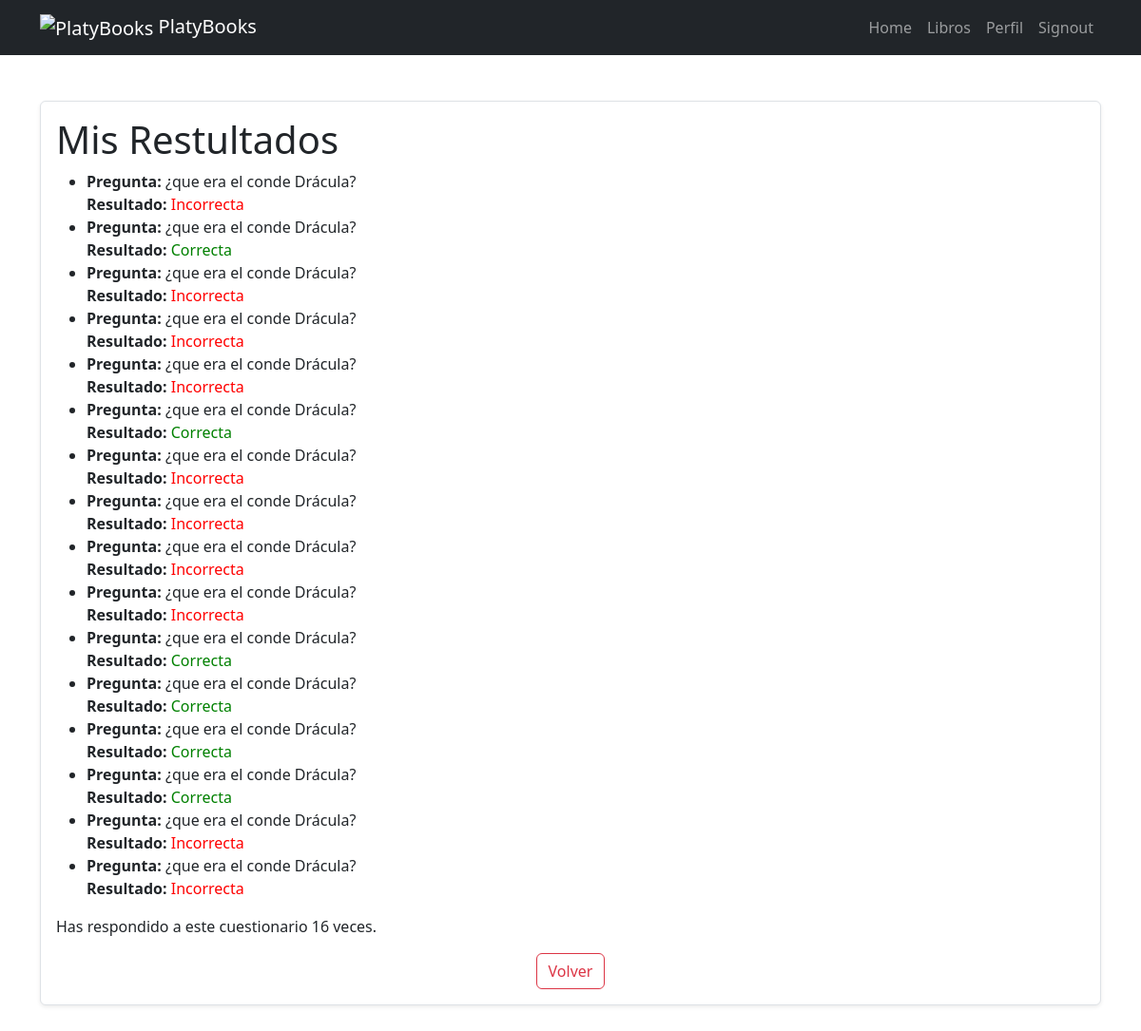
/quiz_result/1 (signed in), run on an earlier commit of the app's database.
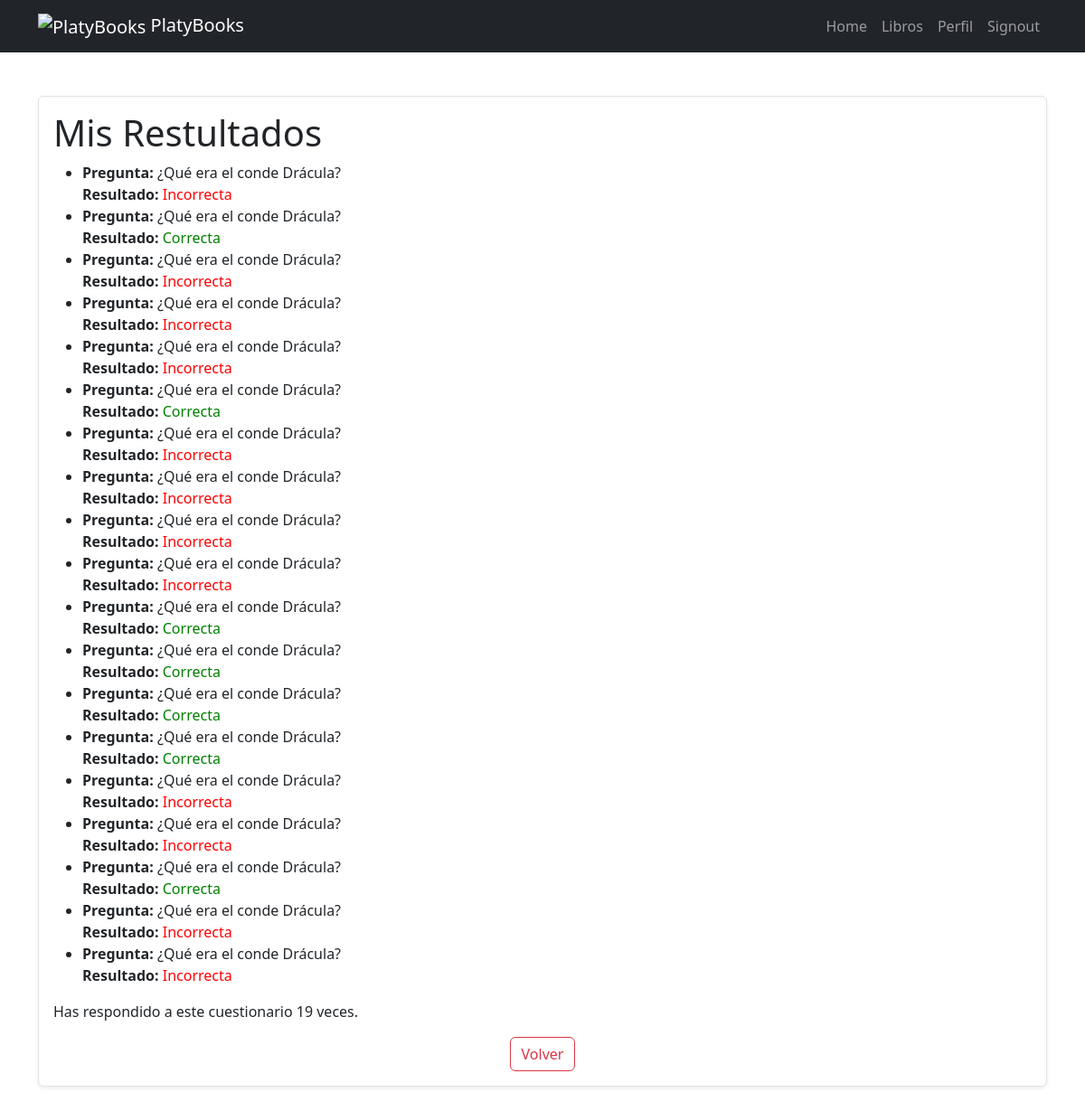
And on a later commit of the database.
### tasks/models.py (models this page shows, shortened)
class UserQuizResponse(models.Model):
    user = models.ForeignKey(User, on_delete=models.CASCADE, related_name="quiz_responses")
    quiz = models.ForeignKey(Quiz, on_delete=models.CASCADE, related_name="user_responses")
    answer = models.ForeignKey(Answer, on_delete=models.CASCADE)
    is_correct = models.BooleanField(default=False)
    date_submitted = models.DateTimeField(auto_now_add=True)

class Quiz(models.Model):
    book = models.ForeignKey(Book, on_delete=models.CASCADE, related_name="quizzes")
    question = models.TextField()
    response_count = models.IntegerField(default=0)

### tasks/views.py (the view)
# urls.py: path('quiz_result/<int:quiz_id>', views.quiz_result, name='quiz_result'),
@login_required
def quiz_result(request, quiz_id):
    responses = UserQuizResponse.objects.filter(quiz_id=quiz_id, user=request.user)
    return render(request, 'quiz_result.html', {'responses': responses})

### tasks/templates/quiz_result.html
{% extends 'base.html' %}
{% block content %}
<main class="container py-5">
    <section class="card card-body border rounded shadow-sm">
        <h1>Mis Restultados</h1>
        {% if responses %}
            <ul>
                {% for response in responses %}
                    <li>
                        <strong>Pregunta:</strong> {{ response.quiz.question }}<br>
                        <strong>Resultado:</strong>
                        {% if response.is_correct %}
                            <span style="color: green;">Correcta</span>
                        {% else %}
                            <span style="color: red;">Incorrecta</span>
                        {% endif %}
                    </li>
                {% endfor %}
            </ul>
            <p>Has respondido a este cuestionario {{ responses.count }} veces.</p>
        {% else %}
            <p>No has respondido a este cuestionario aún.</p>
        {% endif %}
        <div class="text-center">
            <a href="/buscar-libros" class="btn btn-outline-danger">
                Volver
            </a>
        </div>
    </section>
</main>
{% endblock %}

### tasks/templates/base.html (shortened to what this page needs)
<!DOCTYPE html>
<html lang="es">
<head>
    <link rel="stylesheet" href="https://cdn.jsdelivr.net/npm/bootstrap@5.3.3/dist/css/bootstrap.min.css">
</head>
  <body>
    <nav class="navbar navbar-expand-lg bg-dark navbar-dark">
        <div class="container">
          <a class="navbar-brand" href="/">
            <img src="/static/imagenes/imagen_2.jpg" alt="PlatyBooks" width="30" height="30">
            <span>PlatyBooks</span>
          </a>
          <div class="collapse navbar-collapse" id="navbarNav">
            <ul class="navbar-nav ms-auto mb-2 mb-lg-0">
              <li class="nav-item">
                <a class="nav-link" aria-current="page"  href="/">Home</a>
              </li>
              {% if user.is_authenticated %}
              <li class="nav-item">
                <a class="nav-link " href="/buscar-libros">Libros</a>
              </li>
              <li class="nav-item">
                <a class="nav-link" href="/profile">Perfil</a>
              </li>
              <li class="nav-item">
                <a class="nav-link" href="/signout">Signout</a>
              </li>
              {% endif %}
            </ul>
          </div>
        </div>
      </nav>
    {% block content %}
    {% endblock %}
  </body>
</html>

What changed in the data, as far as the page shows it:
changed through a linked row, UserQuizResponse (number 1 of 19 on the later page): quiz.question "¿que era el conde Drácula?" → "¿Qué era el conde Drácula?"
changed through a linked row, UserQuizResponse (number 2 of 19 on the later page): quiz.question "¿que era el conde Drácula?" → "¿Qué era el conde Drácula?"
changed through a linked row, UserQuizResponse (number 3 of 19 on the later page): quiz.question "¿que era el conde Drácula?" → "¿Qué era el conde Drácula?"
changed through a linked row, UserQuizResponse (number 4 of 19 on the later page): quiz.question "¿que era el conde Drácula?" → "¿Qué era el conde Drácula?"
changed through a linked row, UserQuizResponse (number 5 of 19 on the later page): quiz.question "¿que era el conde Drácula?" → "¿Qué era el conde Drácula?"
changed through a linked row, UserQuizResponse (number 6 of 19 on the later page): quiz.question "¿que era el conde Drácula?" → "¿Qué era el conde Drácula?"
changed through a linked row, UserQuizResponse (number 7 of 19 on the later page): quiz.question "¿que era el conde Drácula?" → "¿Qué era el conde Drácula?"
changed through a linked row, UserQuizResponse (number 8 of 19 on the later page): quiz.question "¿que era el conde Drácula?" → "¿Qué era el conde Drácula?"
changed through a linked row, UserQuizResponse (number 9 of 19 on the later page): quiz.question "¿que era el conde Drácula?" → "¿Qué era el conde Drácula?"
changed through a linked row, UserQuizResponse (number 10 of 19 on the later page): quiz.question "¿que era el conde Drácula?" → "¿Qué era el conde Drácula?"
changed through a linked row, UserQuizResponse (number 11 of 19 on the later page): quiz.question "¿que era el conde Drácula?" → "¿Qué era el conde Drácula?"
changed through a linked row, UserQuizResponse (number 12 of 19 on the later page): quiz.question "¿que era el conde Drácula?" → "¿Qué era el conde Drácula?"
changed through a linked row, UserQuizResponse (number 13 of 19 on the later page): quiz.question "¿que era el conde Drácula?" → "¿Qué era el conde Drácula?"
changed through a linked row, UserQuizResponse (number 14 of 19 on the later page): quiz.question "¿que era el conde Drácula?" → "¿Qué era el conde Drácula?"
changed through a linked row, UserQuizResponse (number 15 of 19 on the later page): quiz.question "¿que era el conde Drácula?" → "¿Qué era el conde Drácula?"
changed through a linked row, UserQuizResponse (number 16 of 19 on the later page): quiz.question "¿que era el conde Drácula?" → "¿Qué era el conde Drácula?"
added UserQuizResponse: quiz.question "¿Qué era el conde Drácula?", is_correct "Correcta"
added UserQuizResponse: quiz.question "¿Qué era el conde Drácula?", is_correct "Incorrecta"
added UserQuizResponse: quiz.question "¿Qué era el conde Drácula?", is_correct "Incorrecta"
Also different on the page:
{{ responses.count }}: "16" → "19"
